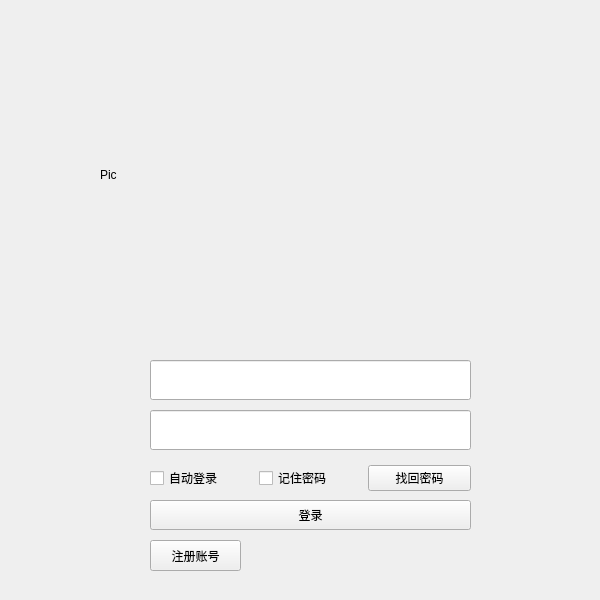
<?xml version="1.0" encoding="UTF-8"?>
<ui version="4.0">
 <class>logIn</class>
 <widget class="QWidget" name="logIn">
  <property name="geometry">
   <rect>
    <x>0</x>
    <y>0</y>
    <width>600</width>
    <height>600</height>
   </rect>
  </property>
  <property name="windowTitle">
   <string>Form</string>
  </property>
  <widget class="QLabel" name="labelPic">
   <property name="geometry">
    <rect>
     <x>100</x>
     <y>0</y>
     <width>350</width>
     <height>350</height>
    </rect>
   </property>
   <property name="sizePolicy">
    <sizepolicy hsizetype="Preferred" vsizetype="Preferred">
     <horstretch>0</horstretch>
     <verstretch>0</verstretch>
    </sizepolicy>
   </property>
   <property name="text">
    <string>Pic</string>
   </property>
   <property name="scaledContents">
    <bool>true</bool>
   </property>
  </widget>
  <widget class="QLineEdit" name="lineEditUsername">
   <property name="geometry">
    <rect>
     <x>150</x>
     <y>360</y>
     <width>321</width>
     <height>40</height>
    </rect>
   </property>
   <property name="inputMethodHints">
    <set>Qt::ImhNone</set>
   </property>
  </widget>
  <widget class="QLineEdit" name="lineEditPassword">
   <property name="geometry">
    <rect>
     <x>150</x>
     <y>410</y>
     <width>321</width>
     <height>40</height>
    </rect>
   </property>
  </widget>
  <widget class="QPushButton" name="pushButtonLogin">
   <property name="geometry">
    <rect>
     <x>150</x>
     <y>500</y>
     <width>321</width>
     <height>30</height>
    </rect>
   </property>
   <property name="text">
    <string>登录</string>
   </property>
  </widget>
  <widget class="QPushButton" name="pushButtonRegister">
   <property name="geometry">
    <rect>
     <x>150</x>
     <y>540</y>
     <width>91</width>
     <height>31</height>
    </rect>
   </property>
   <property name="text">
    <string>注册账号</string>
   </property>
  </widget>
  <widget class="QWidget" name="layoutWidget">
   <property name="geometry">
    <rect>
     <x>150</x>
     <y>463</y>
     <width>321</width>
     <height>31</height>
    </rect>
   </property>
   <layout class="QHBoxLayout" name="horizontalLayout">
    <item>
     <widget class="QCheckBox" name="checkBoxAutoLogin">
      <property name="text">
       <string>自动登录</string>
      </property>
     </widget>
    </item>
    <item>
     <widget class="QCheckBox" name="checkBoxRememberPassword">
      <property name="text">
       <string>记住密码</string>
      </property>
     </widget>
    </item>
    <item>
     <widget class="QPushButton" name="pushButtonFindPassword">
      <property name="text">
       <string>找回密码</string>
      </property>
     </widget>
    </item>
   </layout>
  </widget>
  <widget class="QLabel" name="labelEye">
   <property name="geometry">
    <rect>
     <x>440</x>
     <y>420</y>
     <width>20</width>
     <height>20</height>
    </rect>
   </property>
   <property name="minimumSize">
    <size>
     <width>20</width>
     <height>20</height>
    </size>
   </property>
   <property name="text">
    <string/>
   </property>
   <property name="pixmap">
    <pixmap resource="LCSimage.qrc">:/image/eyeopen.png</pixmap>
   </property>
   <property name="scaledContents">
    <bool>true</bool>
   </property>
  </widget>
 </widget>
 <resources>
  <include location="LCSimage.qrc"/>
 </resources>
 <connections/>
</ui>
